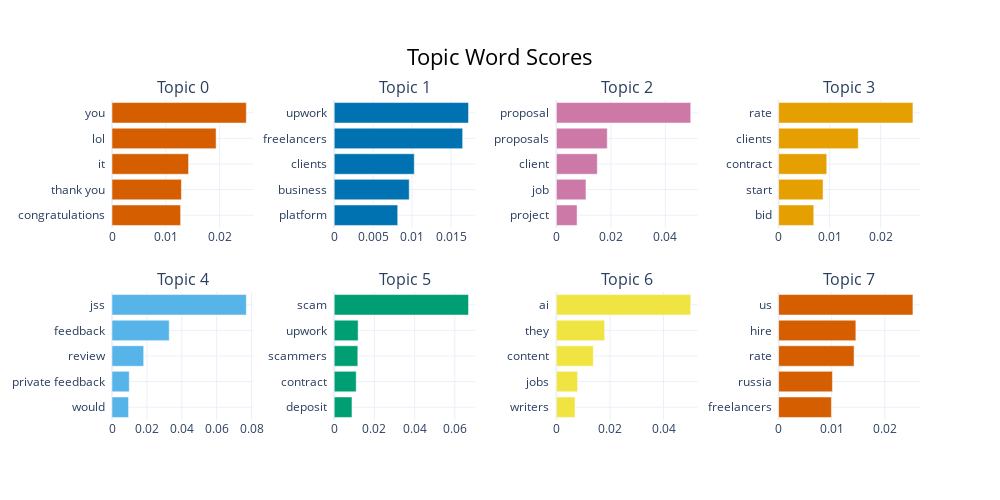

The notebook cell this image was saved under:
### Code cell
topic_model.visualize_barchart()

### Figure 1 — Plotly figure (JSON) as saved in the notebook; plotly's stock layout.template omitted (floating-point values rounded to 4 significant figures)
{"data": [{"marker": {"color": "#D55E00"}, "orientation": "h", "type": "bar", "x": [0.01275, 0.0129, 0.01423, 0.01934, 0.02496], "xaxis": "x", "y": ["congratulations  ", "thank you  ", "it  ", "lol  ", "you  "], "yaxis": "y"}, {"marker": {"color": "#0072B2"}, "orientation": "h", "type": "bar", "x": [0.008158, 0.009634, 0.01028, 0.0165, 0.01725], "xaxis": "x2", "y": ["platform  ", "business  ", "clients  ", "freelancers  ", "upwork  "], "yaxis": "y2"}, {"marker": {"color": "#CC79A7"}, "orientation": "h", "type": "bar", "x": [0.007589, 0.01085, 0.01502, 0.01867, 0.0493], "xaxis": "x3", "y": ["project  ", "job  ", "client  ", "proposals  ", "proposal  "], "yaxis": "y3"}, {"marker": {"color": "#E69F00"}, "orientation": "h", "type": "bar", "x": [0.006896, 0.008713, 0.009437, 0.01562, 0.02633], "xaxis": "x4", "y": ["bid  ", "start  ", "contract  ", "clients  ", "rate  "], "yaxis": "y4"}, {"marker": {"color": "#56B4E9"}, "orientation": "h", "type": "bar", "x": [0.009497, 0.009894, 0.01817, 0.0328, 0.07703], "xaxis": "x5", "y": ["would  ", "private feedback  ", "review  ", "feedback  ", "jss  "], "yaxis": "y5"}, {"marker": {"color": "#009E73"}, "orientation": "h", "type": "bar", "x": [0.008836, 0.01094, 0.01174, 0.01191, 0.06681], "xaxis": "x6", "y": ["deposit  ", "contract  ", "scammers  ", "upwork  ", "scam  "], "yaxis": "y6"}, {"marker": {"color": "#F0E442"}, "orientation": "h", "type": "bar", "x": [0.006954, 0.007909, 0.01379, 0.01803, 0.05014], "xaxis": "x7", "y": ["writers  ", "jobs  ", "content  ", "they  ", "ai  "], "yaxis": "y7"}, {"marker": {"color": "#D55E00"}, "orientation": "h", "type": "bar", "x": [0.009943, 0.01014, 0.01422, 0.01455, 0.02531], "xaxis": "x8", "y": ["freelancers  ", "russia  ", "rate  ", "hire  ", "us  "], "yaxis": "y8"}], "layout": {"annotations": [{"font": {"size": 16}, "showarrow": false, "text": "Topic 0", "x": 0.0875, "xanchor": "center", "xref": "paper", "y": 1, "yanchor": "bottom", "yref": "paper"}, {"font": {"size": 16}, "showarrow": false, "text": "Topic 1", "x": 0.3625, "xanchor": "center", "xref": "paper", "y": 1, "yanchor": "bottom", "yref": "paper"}, {"font": {"size": 16}, "showarrow": false, "text": "Topic 2", "x": 0.6375, "xanchor": "center", "xref": "paper", "y": 1, "yanchor": "bottom", "yref": "paper"}, {"font": {"size": 16}, "showarrow": false, "text": "Topic 3", "x": 0.9125, "xanchor": "center", "xref": "paper", "y": 1, "yanchor": "bottom", "yref": "paper"}, {"font": {"size": 16}, "showarrow": false, "text": "Topic 4", "x": 0.0875, "xanchor": "center", "xref": "paper", "y": 0.4, "yanchor": "bottom", "yref": "paper"}, {"font": {"size": 16}, "showarrow": false, "text": "Topic 5", "x": 0.3625, "xanchor": "center", "xref": "paper", "y": 0.4, "yanchor": "bottom", "yref": "paper"}, {"font": {"size": 16}, "showarrow": false, "text": "Topic 6", "x": 0.6375, "xanchor": "center", "xref": "paper", "y": 0.4, "yanchor": "bottom", "yref": "paper"}, {"font": {"size": 16}, "showarrow": false, "text": "Topic 7", "x": 0.9125, "xanchor": "center", "xref": "paper", "y": 0.4, "yanchor": "bottom", "yref": "paper"}], "height": 500, "hoverlabel": {"bgcolor": "white", "font": {"family": "Rockwell", "size": 16}}, "showlegend": false, "title": {"font": {"color": "Black", "size": 22}, "text": "Topic Word Scores", "x": 0.5, "xanchor": "center", "yanchor": "top"}, "width": 1000, "xaxis": {"anchor": "y", "domain": [0, 0.175], "showgrid": true}, "xaxis2": {"anchor": "y2", "domain": [0.275, 0.45], "showgrid": true}, "xaxis3": {"anchor": "y3", "domain": [0.55, 0.725], "showgrid": true}, "xaxis4": {"anchor": "y4", "domain": [0.825, 1], "showgrid": true}, "xaxis5": {"anchor": "y5", "domain": [0, 0.175], "showgrid": true}, "xaxis6": {"anchor": "y6", "domain": [0.275, 0.45], "showgrid": true}, "xaxis7": {"anchor": "y7", "domain": [0.55, 0.725], "showgrid": true}, "xaxis8": {"anchor": "y8", "domain": [0.825, 1], "showgrid": true}, "yaxis": {"anchor": "x", "domain": [0.6, 1], "showgrid": true}, "yaxis2": {"anchor": "x2", "domain": [0.6, 1], "showgrid": true}, "yaxis3": {"anchor": "x3", "domain": [0.6, 1], "showgrid": true}, "yaxis4": {"anchor": "x4", "domain": [0.6, 1], "showgrid": true}, "yaxis5": {"anchor": "x5", "domain": [0, 0.4], "showgrid": true}, "yaxis6": {"anchor": "x6", "domain": [0, 0.4], "showgrid": true}, "yaxis7": {"anchor": "x7", "domain": [0, 0.4], "showgrid": true}, "yaxis8": {"anchor": "x8", "domain": [0, 0.4], "showgrid": true}}}
